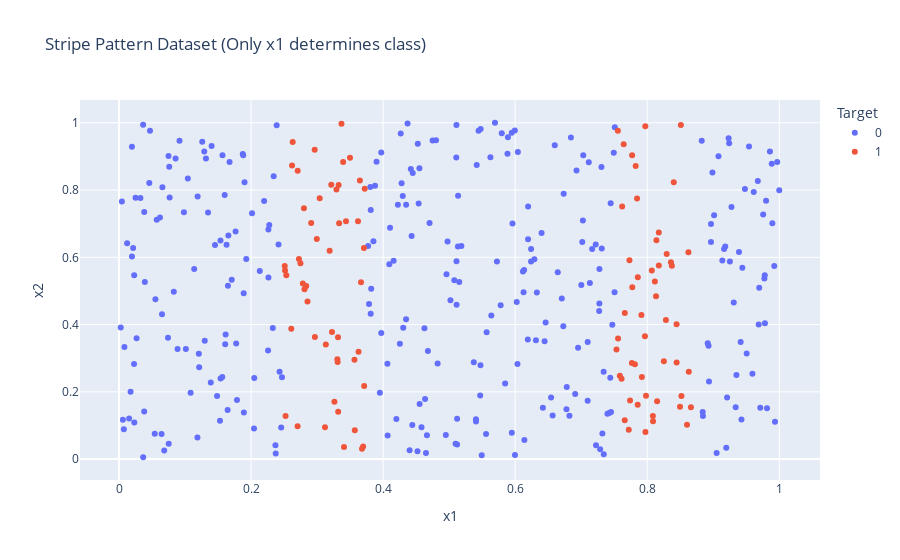

The cell this chart's notebook holds for it:
### Code cell
px.scatter(df_stripes, x='x1', y='x2', color=df_stripes['target'].astype(str),
           title='Stripe Pattern Dataset (Only x1 determines class)',
           labels={'color': 'Target'})
